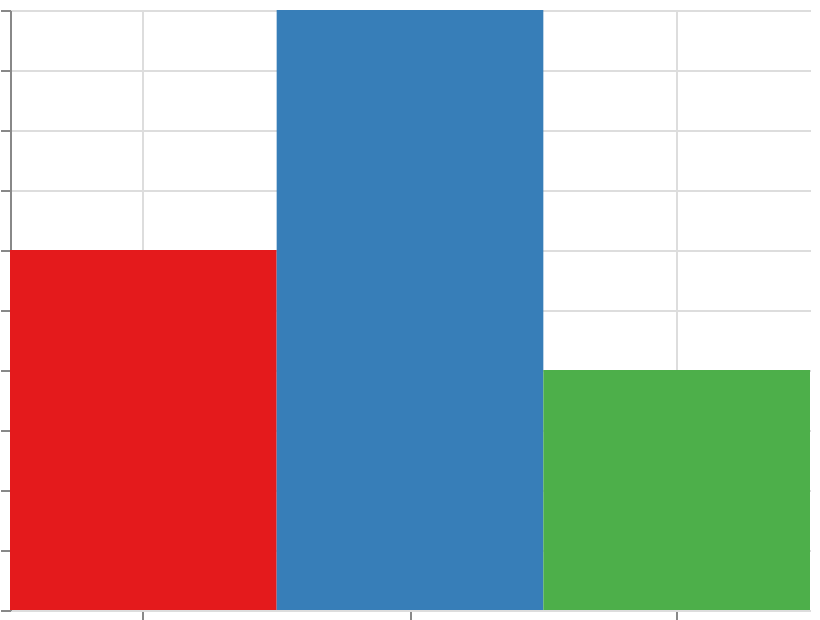

Write a Vega-Lite specification for this figure.
### Vega specification from a JSON file in a GitHub repository (floating-point values rounded to 4 significant figures)
{"$schema": "https://vega.github.io/schema/vega/v6.json", "width": 400, "height": 300, "padding": 5, "autosize": "none", "data": [{"name": "table", "values": [{"cat": "A", "val": 3}, {"cat": "B", "val": 5}, {"cat": "C", "val": 2}]}], "scales": [{"name": "x", "type": "band", "domain": {"data": "table", "field": "cat", "sort": true}, "range": "width"}, {"name": "y", "type": "linear", "domain": {"data": "table", "field": "val"}, "range": [{"signal": "height"}, 0], "zero": true, "nice": true}, {"name": "color", "type": "ordinal", "domain": {"data": "table", "field": "cat", "sort": true}, "range": {"scheme": "set1"}}], "marks": [{"type": "rect", "from": {"data": "table"}, "encode": {"update": {"x": {"scale": "x", "field": "cat"}, "width": {"scale": "x", "band": 1}, "y": {"scale": "y", "field": "val"}, "y2": {"scale": "y", "value": 0}, "fill": {"scale": "color", "field": "cat"}}}}], "axes": [{"scale": "x", "orient": "bottom", "grid": true, "labels": false}, {"scale": "y", "orient": "left", "grid": true, "labels": false}], "legends": [{"fill": "color"}]}
